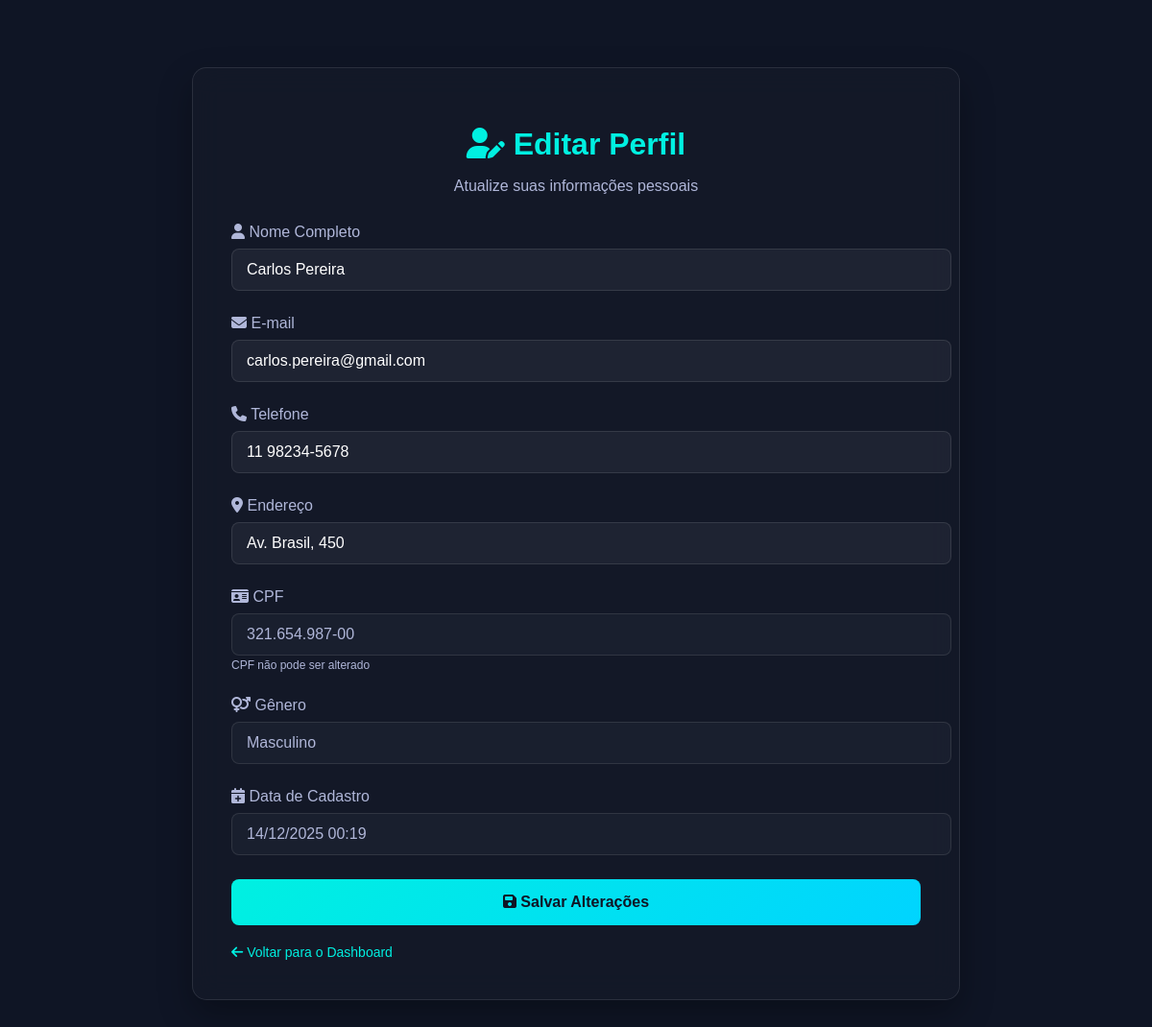
The page /editar_perfil.php (signed in) on the database its author committed.
### tables this page shows
CREATE TABLE cliente (
    id_cliente INT AUTO_INCREMENT PRIMARY KEY,
    nome_cliente VARCHAR(255) NOT NULL,
    email VARCHAR(255) NOT NULL UNIQUE,
    endereco VARCHAR(200) NOT NULL,
    telefone VARCHAR(20) NOT NULL,
    genero VARCHAR(10) NOT NULL,
    cpf VARCHAR(15) NOT NULL UNIQUE,
    status VARCHAR(20) DEFAULT 'ativo',
    data_cadastro TIMESTAMP DEFAULT CURRENT_TIMESTAMP
);

### Connection.php (called while the page is built, shortened)
<?php
class Connection {
    private static $instance = null;
    public static function getInstance() {
        if (self::$instance === null) {
            try {
                $dsn = sprintf(
                    "mysql:host=%s;dbname=%s;charset=%s",
                    self::DB_HOST,
                    self::DB_NAME,
                    self::DB_CHARSET
                );
                $options = [
                    PDO::ATTR_ERRMODE => PDO::ERRMODE_EXCEPTION,
                    PDO::ATTR_DEFAULT_FETCH_MODE => PDO::FETCH_ASSOC,
                    PDO::ATTR_EMULATE_PREPARES => false
                ];
                self::$instance = new PDO($dsn, self::DB_USER, self::DB_PASS, $options);
                self::$instance->exec("SET NAMES utf8mb4");
            } catch (PDOException $e) {
                error_log("ERRO DE CONEXÃO: " . $e->getMessage());
                die("Erro ao conectar ao banco de dados. Contate o administrador.");
            }
        }
        return self::$instance;
    }
}

### AlunoDAO.php (called while the page is built, shortened)
<?php
require_once 'Connection.php';
class AlunoDAO {
    private $conn;
    public function __construct() {
        $this->conn = Connection::getInstance();
    }
    public function buscarAlunoPorId($idAluno) {
        $sql = "SELECT c.*
                FROM cliente c
                WHERE c.id_cliente = :id_aluno";
        $stmt = $this->conn->prepare($sql);
        $stmt->execute([':id_aluno' => $idAluno]);
        return $stmt->fetch(PDO::FETCH_ASSOC);
    }
}
?>

### editar_perfil.php (the view, shortened to what this page needs)
<?php
require_once 'AlunoDAO.php';
require_once __DIR__ . '/../config/Connection.php';
$idAluno = $_SESSION['user_id'] ?? '';
$alunoDAO = new AlunoDAO();
$infoAluno = $alunoDAO->buscarAlunoPorId($idAluno);
?>
<!DOCTYPE html>
<html lang="pt-BR">
<head>
    <link rel="stylesheet" href="https://cdnjs.cloudflare.com/ajax/libs/font-awesome/6.5.2/css/all.min.css">
</head>
<body>
    <div class="container">
        <div class="profile-card">
            <div class="profile-header">
                <h1><i class="fas fa-user-edit"></i> Editar Perfil</h1>
                <p>Atualize suas informações pessoais</p>
            </div>
            <form method="POST" action="">
                <div class="form-group">
                    <label for="nome"><i class="fas fa-user"></i> Nome Completo</label>
                    <input type="text" id="nome" name="nome" class="form-control"
                           value="<?php echo htmlspecialchars($infoAluno['nome_cliente'] ?? ''); ?>" required>
                </div>
                <div class="form-group">
                    <label for="email"><i class="fas fa-envelope"></i> E-mail</label>
                    <input type="email" id="email" name="email" class="form-control"
                           value="<?php echo htmlspecialchars($infoAluno['email'] ?? ''); ?>" required>
                </div>
                <div class="form-group">
                    <label for="telefone"><i class="fas fa-phone"></i> Telefone</label>
                    <input type="text" id="telefone" name="telefone" class="form-control"
                           value="<?php echo htmlspecialchars($infoAluno['telefone'] ?? ''); ?>" required>
                </div>
                <div class="form-group">
                    <label for="endereco"><i class="fas fa-map-marker-alt"></i> Endereço</label>
                    <input type="text" id="endereco" name="endereco" class="form-control"
                           value="<?php echo htmlspecialchars($infoAluno['endereco'] ?? ''); ?>" required>
                </div>
                <div class="form-group">
                    <label for="cpf"><i class="fas fa-id-card"></i> CPF</label>
                    <input type="text" id="cpf" class="form-control readonly-field"
                           value="<?php echo htmlspecialchars($infoAluno['cpf'] ?? ''); ?>" readonly>
                    <small style="color: var(--cor-texto-secundario); font-size: 12px;">
                        CPF não pode ser alterado
                    </small>
                </div>
                <div class="form-group">
                    <label for="genero"><i class="fas fa-venus-mars"></i> Gênero</label>
                    <input type="text" id="genero" class="form-control readonly-field"
                           value="<?php echo htmlspecialchars($infoAluno['genero'] ?? ''); ?>" readonly>
                </div>
                <div class="form-group">
                    <label for="data_cadastro"><i class="fas fa-calendar-plus"></i> Data de Cadastro</label>
                    <input type="text" id="data_cadastro" class="form-control readonly-field"
                           value="<?php echo isset($infoAluno['data_cadastro']) ? date('d/m/Y H:i', strtotime($infoAluno['data_cadastro'])) : 'Não informada'; ?>" readonly>
                </div>
                <button type="submit" class="btn">
                    <i class="fas fa-save"></i> Salvar Alterações
                </button>
            </form>
            <a href="dashboard_aluno.php" class="back-link">
                <i class="fas fa-arrow-left"></i> Voltar para o Dashboard
            </a>
        </div>
    </div>
</body>
</html>

### editar_perfil.php (style rules this page uses)
:root { --cor-ciano-principal: #00F0E1; --cor-fundo-escuro: #0f1525; --cor-card-escuro: rgba(20, 25, 40, 0.8); --cor-texto-primario: #ffffff; --cor-texto-secundario: #b0b7d9; --cor-verde: #2ecc71; --cor-vermelho: #e74c3c; }
body { font-family: 'Poppins', sans-serif; background: var(--cor-fundo-escuro); color: var(--cor-texto-primario); margin: 0; padding: 0; }
.container { max-width: 800px; margin: 50px auto; padding: 20px; }
.profile-card { background: var(--cor-card-escuro); backdrop-filter: blur(15px); border-radius: 15px; padding: 40px; box-shadow: 0 15px 35px rgba(0, 0, 0, 0.3); border: 1px solid rgba(255, 255, 255, 0.1); }
.profile-header { text-align: center; margin-bottom: 30px; }
.profile-header h1 { color: var(--cor-ciano-principal); margin-bottom: 10px; }
.profile-header p { color: var(--cor-texto-secundario); }
.form-group { margin-bottom: 25px; }
.form-group label { display: block; margin-bottom: 8px; color: var(--cor-texto-secundario); font-weight: 500; }
.form-control { width: 100%; padding: 12px 15px; background: rgba(255, 255, 255, 0.05); border: 1px solid rgba(255, 255, 255, 0.1); border-radius: 8px; color: var(--cor-texto-primario); font-size: 16px; font-family: 'Poppins', sans-serif; }
.btn { background: linear-gradient(135deg, var(--cor-ciano-principal), #00d4ff); color: var(--cor-fundo-escuro); padding: 15px 30px; border: none; border-radius: 8px; font-weight: 600; cursor: pointer; transition: all 0.3s ease; font-size: 16px; width: 100%; font-family: 'Poppins', sans-serif; }
.back-link { display: inline-block; margin-top: 20px; color: var(--cor-ciano-principal); text-decoration: none; font-size: 14px; }
.readonly-field { background: rgba(255, 255, 255, 0.03); color: var(--cor-texto-secundario); }

### rows shown on the page
cliente: nome "Carlos Pereira", email "carlos.pereira@gmail.com", telefone "11 98234-5678", endereco "Av. Brasil, 450", cpf "321.654.987-00", genero "Masculino", data_cadastro "14/12/2025 00:19"
